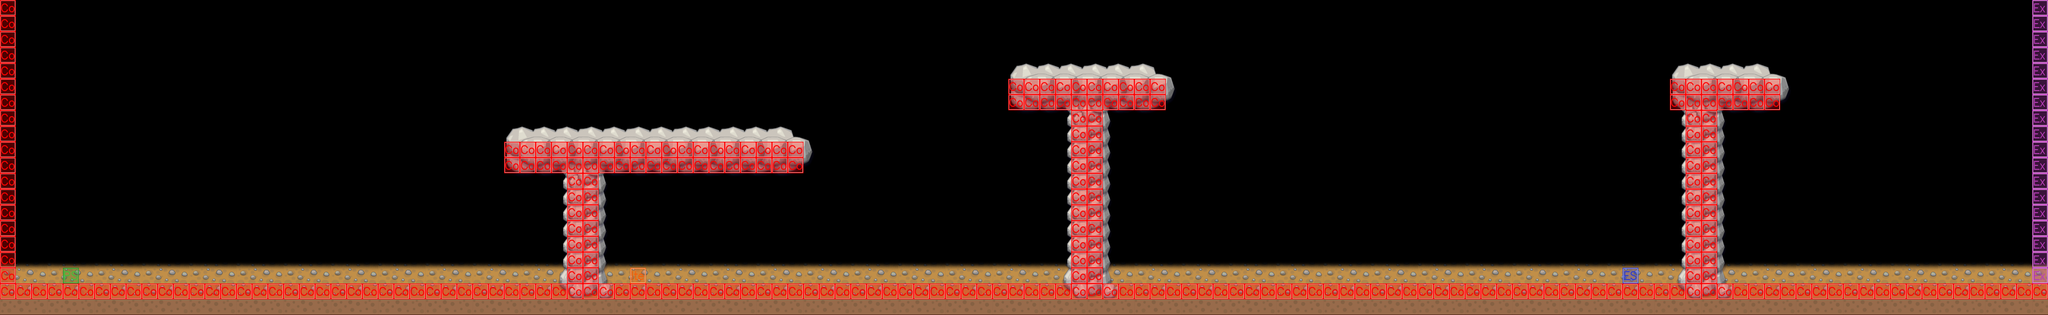

This is a level from a 2D game, rendered from its Tiled map with the project's own tilesets. A one-line summary and the map file follow, with tile-layer data summarised:
An orthogonal 130x20 tile map with 32x32 px tiles, 3 tile layers (Environment, Walls, Control), 2 tilesets.

<map version="1.0" orientation="orthogonal" width="130" height="20" tilewidth="32" tileheight="32">
 <tileset firstgid="1" name="Tiles" tilewidth="32" tileheight="32">
  <image source="Tiles/Tiles.png" width="256" height="448" />
 </tileset>
 <tileset firstgid="113" name="Control" tilewidth="32" tileheight="32">
  <image source="Tiles/Control.png" width="96" height="64" />
 </tileset>
 <layer name="Environment" width="130" height="20">
  <data>[2600 cells, 676 non-empty, 44 distinct tile ids]</data>
 </layer>
 <layer name="Walls" width="130" height="20">
  <data>[2600 cells, 140 non-empty, 24 distinct tile ids]</data>
 </layer>
 <layer name="Control" width="130" height="20">
  <data>[2600 cells, 299 non-empty, 5 distinct tile ids]</data>
 </layer>
</map>